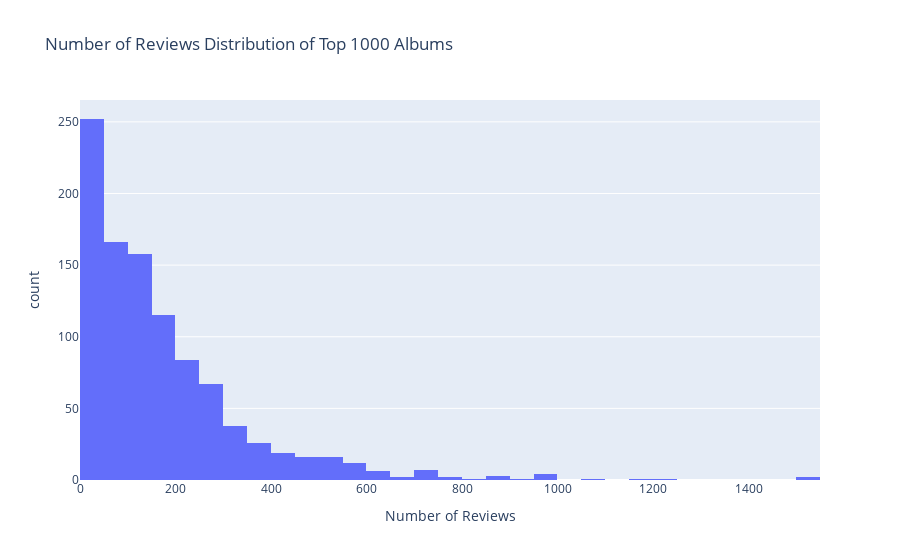

The code cell stored with this chart in its notebook:
### Code cell
fig = px.histogram(top_1000, x="Number of Reviews",title='Number of Reviews Distribution of Top 1000 Albums')
fig.show()

### Figure 1 — Plotly figure (JSON) as saved in the notebook; plotly's stock layout.template omitted (floating-point values rounded to 4 significant figures; data arrays with more than 128 entries replaced by an {"elided": "..."} marker saying what was removed)
{"data": [{"alignmentgroup": "True", "bingroup": "x", "hovertemplate": "Number of Reviews=%{x}<br>count=%{y}<extra></extra>", "legendgroup": "", "marker": {"color": "#636efa", "pattern": {"shape": ""}}, "name": "", "offsetgroup": "", "orientation": "v", "showlegend": false, "type": "histogram", "x": {"elided": "1000 int values"}, "xaxis": "x", "yaxis": "y"}], "layout": {"barmode": "relative", "legend": {"tracegroupgap": 0}, "title": {"text": "Number of Reviews Distribution of Top 1000 Albums"}, "xaxis": {"anchor": "y", "domain": [0, 1], "title": {"text": "Number of Reviews"}}, "yaxis": {"anchor": "x", "domain": [0, 1], "title": {"text": "count"}}}}
